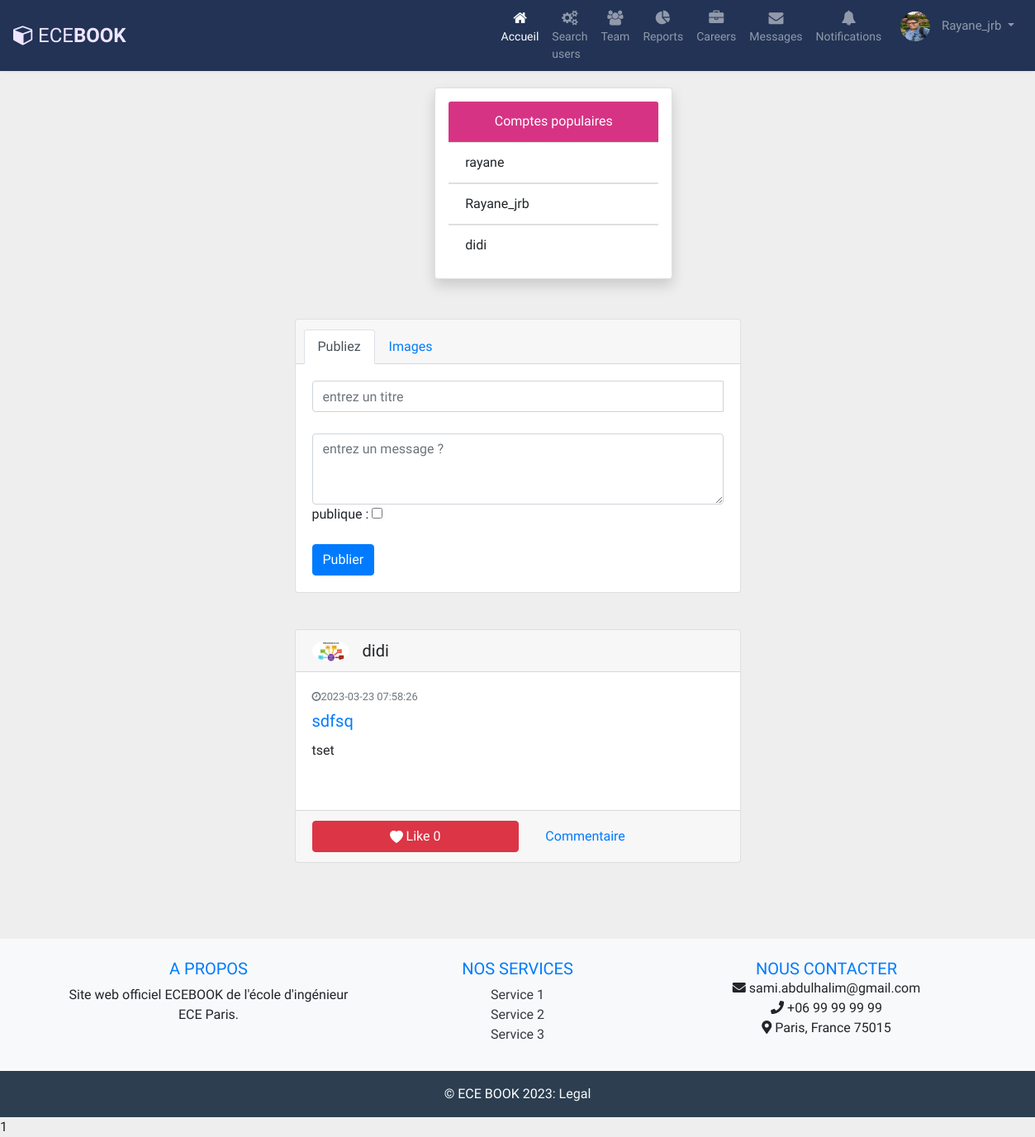
Screenshot of /views/index2.php (signed in) with the database file from the repository.
### tables this page shows
CREATE TABLE IF NOT EXISTS `utilisateur` (
  `id_user` int NOT NULL AUTO_INCREMENT,
  `nom` varchar(255) DEFAULT NULL,
  `prenom` varchar(255) DEFAULT NULL,
  `image` varchar(255) NOT NULL,
  `ville` varchar(255) DEFAULT NULL,
  `adressemail` varchar(255) DEFAULT NULL,
  `mdp` varchar(255) DEFAULT NULL,
  `roll` enum('etudiant','professeur','admin') DEFAULT 'etudiant',
  `promo` varchar(255) DEFAULT NULL,
  `datedenaissance` date DEFAULT NULL,
  `description` varchar(255) DEFAULT NULL,
  `pseudo` varchar(255) DEFAULT NULL,
  `code_confirmation` varchar(255) NOT NULL,
  `confirmer` tinyint(1) NOT NULL,
  PRIMARY KEY (`id_user`)
);

CREATE TABLE IF NOT EXISTS `post` (
  `id_post` int NOT NULL AUTO_INCREMENT,
  `message` text,
  `image` varchar(255) DEFAULT NULL,
  `nomcrea` varchar(255) DEFAULT NULL,
  `titre` varchar(255) DEFAULT NULL,
  `id_user` int DEFAULT NULL,
  `nom` varchar(255) DEFAULT NULL,
  `publique` tinyint(1) DEFAULT '0',
  `date` timestamp NOT NULL DEFAULT CURRENT_TIMESTAMP,
  PRIMARY KEY (`id_post`),
  KEY `id_user` (`id_user`)
);

### controller/database.php (called while the page is built, shortened)
<?php
class Database{
    private static $dns;
    private static $user;
    private static $password;
    private static $database;
    public function __construct()
    {
        self::$dns = "mysql:host=localhost;dbname=ecebook;port=3306";
        self::$user = "root";
        self::$password = "";
        try {
            self::$database = new PDO(self::$dns, self::$user, self::$password);
            self::$database->setAttribute(PDO::ATTR_ERRMODE, PDO::ERRMODE_EXCEPTION);
        } catch(PDOException $e) {
            echo "Erreur de connexion à la base de données: " . $e->getMessage();
            die();
        }
    }
    public static function getInstance() {
        return self::$database;
    }
public function GetUserById($user_id) {
    $database = self::getInstance();
    $query = "SELECT * FROM utilisateur WHERE id_user = ?";
    $statement = $database->prepare($query);
    $statement->bindParam(1, $user_id, PDO::PARAM_INT);
    $statement->execute();
    $user = $statement->fetch(PDO::FETCH_ASSOC);
    return $user;
}
    function getAllPosts() {
        $pdo = self::getInstance();
        $sql = "SELECT * FROM post ORDER BY date DESC";
        $statement = $pdo->prepare($sql);
        $statement->execute();
        return $statement->fetchAll(PDO::FETCH_ASSOC);
    }
    public static function getPopularAccounts()
{
    $database = self::getInstance();
    $query = "SELECT u.*, COUNT(a.user2_id) AS followers_count
              FROM utilisateur u
              LEFT JOIN abonnement a ON u.id_user = a.user2_id
              GROUP BY u.id_user
              ORDER BY followers_count DESC
              LIMIT 3";
    $statement = $database->prepare($query);
    $statement->execute();
    return $statement->fetchAll();
}
    public function getCountforPostbyIdpost($id_post){
        $database = self::getInstance();
        $query = "SELECT count(*) FROM likes WHERE id_post=:id_post";
        $statement = $database->prepare($query);
        $statement->bindParam(":id_post", $id_post);
        $statement->execute();
        $count = $statement->fetch(PDO::FETCH_NUM);
        return $count[0];
    }
    function userLikesAnnonce($id_user,$id_post){
        $sql = "SELECT * FROM `likes` WHERE `id_user`= ? AND `id_post` = ?";
        $statementCHECK = self::$database->prepare($sql);
        $statementCHECK->execute(array( $id_user, $id_post ));
        if ( sizeof($statementCHECK->fetchAll()) == 0 ) {
            return true;
        }else{
            return false;
        }
    }
}

### views/index2.php (the view, shortened to what this page needs)
<?php
require("../controller/database.php");
$db = new Database();
$posts = $db->getAllPosts();
$subs = $db->getSubsByUser1Id($_SESSION["id_user"]);
$popular = $db->getPopularAccounts();
if (empty($subs)) {
    $posts = array_filter($posts, function ($post) {
        return $post['publique'] == 1;
    });
}
$posts = array_values($posts);
?>
<!DOCTYPE html>
<html lang="en">
<head>
    <link href="https://stackpath.bootstrapcdn.com/font-awesome/4.7.0/css/font-awesome.min.css" rel="stylesheet"
>
    <link rel="stylesheet" href="https://stackpath.bootstrapcdn.com/bootstrap/4.1.1/css/bootstrap.min.css">
    <link href="//maxcdn.bootstrapcdn.com/bootstrap/4.1.1/css/bootstrap.min.css" rel="stylesheet" id="bootstrap-css">
    <link rel="stylesheet" type="text/css" href="https://cdnjs.cloudflare.com/ajax/libs/font-awesome/5.15.1/css/all.min.css">
</head>
<body>
<?php  require("../model/navbar.php") ?>
<div class="card shadow p-3 mb-5 bg-white rounded" id="card-populaires" style="width: 18rem;">
    <div class="card-header text-center border-5 border-secondary" style="background: #d63384;color: #fff">
    Comptes populaires
    </div>
    <?php   foreach($popular as $popularUser): ?>
    <ul class="list-group list-group-flush">
        <li class="list-group-item"><?=  $popularUser["pseudo"] ?></li>
    </ul>
    <?php endforeach ; ?>
</div>
    <div class="container gedf-wrapper">
        <div class="row">
            <div class="col-md-3">
            </div>
            <div class="col-md-6 gedf-main">
                <form action="../model/addPost.php" method="POST" enctype="multipart/form-data">
                    <div class="card gedf-card " >
                        <div class="card-header">
                            <ul class="nav nav-tabs card-header-tabs" id="myTab" role="tablist">
                                <li class="nav-item">
                                    <a class="nav-link active" id="posts-tab" data-toggle="tab" href="#posts" role="tab" aria-controls="posts" aria-selected="true">Publiez </a>
                                </li>
                                <li class="nav-item">
                                    <a class="nav-link" id="images-tab" data-toggle="tab" role="tab" aria-controls="images" aria-selected="false" href="#images">Images</a>
                                </li>
                            </ul>
                        </div>
                        <div class="card-body ">
                            <div class="tab-content" id="myTabContent">
                                <div class="tab-pane fade show active" id="posts" role="tabpanel" aria-labelledby="posts-tab">
                                <div class="input-group input-group mb-3 w-100 flex-nowrap">
                                        <input class="form-control" type="text" name="titre" placeholder="entrez un titre" required><br><br>
                                    </div>
                                    <div class="form-group">
                                        <textarea class="form-control" name="message" id="message" rows="3" placeholder="entrez un message ?"></textarea>
                                        <label for="publique">publique :</label>
                                        <input type="checkbox" id="publique" name="publique" value="1">
                                    </div>
                                </div>
                            </div>
                            <div class="btn-toolbar justify-content-between">
                                <div class="btn-group">
                                    <button type="submit" name="submit" class="btn btn-primary">Publier</button>
                                </div>
                            </div>
                        </div>
                    </div>
                </form>
                <?php foreach ($posts as $post): ?>
                    <?php
                    $user_id = $post['id_user'];
                    $user = $db->getUserById($user_id);
                    $nombre = $db->getCountforPostbyIdpost($post["id_post"]);
                    ?>
                    <div class="card gedf-card ">
                        <div class="card-header">
                            <div class="d-flex justify-content-between align-items-center">
                                <div class="d-flex justify-content-between align-items-center">
                                    <div class="mr-2">
                                    <?php
                                    if($user["image"] != null) : ?>
                                        <a href="../views/profileUser.php?user_id=<?=  $user_id ?>">
                                        <img class="rounded-circle" width="45" src="../uploads/<?= $user["image"]  ?>" alt=""></a>
                                    <?php elseif ($user["image"] == null) : ?>
                                        <a href="../views/profileUser.php?user_id=<?=  $user_id ?>">
                                        <img class="rounded-circle" width="45" src="../uploads/avatar.png" alt=""></a>
                                    <?php endif ; ?>
                                    </div>
                                    <div class="ml-2">
                                        <div class="h5 m-0"><?=  $user["pseudo"] ?></div>
                                    </div>
                                </div>
                            </div>
                        </div>
                        <div class="card-body">
    <div class="text-muted h7 mb-2"><i class="fa fa-clock-o"></i><?= $post["date"]?></div>
    <a class="card-link" href="#">
        <h5 class="card-title"><?= $post["titre"] ?></h5>
    </a>
    <p class="long-message preview-<?= $post['id_post'] ?>">
    <?php
    $message = nl2br(htmlspecialchars($post["message"]));
    $max_length = 200;
    if (strlen($message) > $max_length) {
        $truncated_message = substr($message, 0, $max_length) . "...";
        echo '<span class="preview">' . $truncated_message . '</span>';
        echo '<span class="full" style="display: none;">' . $message . '</span>';
        echo '<button class="toggle-preview btn btn-link" type="button" data-target="#collapseExample-' . $post['id_post'] . '">Voir plus</button>';
        echo '<button class="toggle-full btn btn-link" type="button" style="display: none;" data-target="#collapseExample-' . $post['id_post'] . '">Voir moins</button>';
    } else {
        echo '<span class="preview">' . $message . '</span>';
    }
    ?>
</p>
</div>
                        <div class="card-footer">
                            <?php
                            if ( $db->userLikesAnnonce($_SESSION['id_user'],$post["id_post"]) == true ) {
                                echo '<a href="../model/addLike.php?user_id='.$_SESSION['id_user'].'&post_id='.$post["id_post"].'" style="width: 250px" class="btn btn-danger mx-auto" style="width: 250px">
                                <svg xmlns="http://www.w3.org/2000/svg" width="16" height="16" fill="currentColor" class="bi bi-heart-fill" viewBox="0 0 16 16">
                                    <path fill-rule="evenodd" d="M8 1.314C12.438-3.248 23.534 4.735 8 15-7.534 4.736 3.562-3.248 8 1.314z"/>
                                </svg> Like '.$nombre.'
                                </a> &nbsp;&nbsp;&nbsp;';
                            }
                            ?>
<button class="toggle-comments btn btn-link" type="button" data-post-id="<?= $post['id_post'] ?>">Commentaire</button>
                    </div>
              </div>
                <?php endforeach ; ?>
            </div>
        </div>
    </div>
<?=include("footer.php")?>
</body>
</html>

### model/navbar.php (shortened to what this page needs)
<?php
require_once("../controller/database.php");
if(isset($_SESSION["id_user"])){
	$db = new Database();
	$user = $db->GetUserById($_SESSION["id_user"]);
}
?>
<!DOCTYPE html>
<html lang="en">
<head>
<link rel="stylesheet" href="https://stackpath.bootstrapcdn.com/bootstrap/4.5.0/css/bootstrap.min.css">
<link rel="stylesheet" href="https://maxcdn.bootstrapcdn.com/font-awesome/4.7.0/css/font-awesome.min.css">
<link rel="stylesheet" href="../style/navbar.css">
</head>
<body>
<nav class="navbar navbar-expand-xl navbar-dark bg-dark">
	<a href="#" class="navbar-brand"><i class="fa fa-cube"></i>ECE<b>BOOK</b></a>
	<div id="navbarCollapse" class="collapse navbar-collapse justify-content-start">
		<?php if(isset($_SESSION["id_user"])) : ?>
		<div class="navbar-nav ml-auto">
			<a href="../views/index2.php" class="nav-item nav-link active"><i class="fa fa-home"></i><span>Accueil</span></a>
			<a href="../views/navSearchUsers.php" class="nav-item nav-link"><i class="fa fa-gears"></i><span>Search users</span></a>
			<a href="#" class="nav-item nav-link"><i class="fa fa-users"></i><span>Team</span></a>
			<a href="#" class="nav-item nav-link"><i class="fa fa-pie-chart"></i><span>Reports</span></a>
			<a href="#" class="nav-item nav-link"><i class="fa fa-briefcase"></i><span>Careers</span></a>
			<a href="../views/messagerie.php" class="nav-item nav-link"><i class="fa fa-envelope"></i><span>Messages</span></a>
			<a href="#" class="nav-item nav-link"><i class="fa fa-bell"></i><span>Notifications</span></a>
			<div class="nav-item dropdown">
				<a href="#" data-toggle="dropdown" class="nav-item nav-link dropdown-toggle user-action">
				<?php
					if($user["image"] != null) : ?>
						<img src="../uploads/<?=  $user["image"] ?>" class="avatar" alt="Avatar"> <?=  $user["pseudo"] ?>
                    <?php elseif ($user["image"] == null) : ?>
						<img src="../uploads/avatar.png" class="avatar" alt="Avatar"> <?=$user["pseudo"] ?>
                    <?php endif ; ?>
				</a>
			</div>
		</div>
        <?php endif ; ?>
	</div>
</nav>
</body>
</html>

### style/navbar.css (style rules this page uses)
body { background: #eeeeee; font-family: 'Varela Round', sans-serif; }
.navbar { color: #fff; background: #223355 !important; padding: 5px 16px; border-radius: 0; border: none; box-shadow: 0 0 4px rgba(0, 0, 0, .1); }
.navbar img { border-radius: 50%; width: 36px; height: 36px; margin-right: 10px; }
.navbar .navbar-brand { color: #efe5ff; padding-left: 0; padding-right: 50px; font-size: 24px; }
.navbar .navbar-brand i { font-size: 25px; margin-right: 5px; }
.navbar .nav-item i { font-size: 18px; }
.navbar .nav-item span { position: relative; top: 3px; }
.navbar .navbar-nav>a { color: #efe5ff; padding: 8px 15px; font-size: 14px; }
.navbar .navbar-nav>a>i { display: block; text-align: center; }
.navbar .navbar-nav .user-action { padding: 9px 15px; font-size: 15px; }

### views/index2.php (style rules this page uses)
body { background-color: #eeeeee; }
.h7 { font-size: 0.8rem; }
.gedf-wrapper { margin-top: 0.97rem; }
@media (min-width: 992px) { .gedf-main { padding-left: 4rem; padding-right: 4rem; } }
@media (min-width: 992px) { .gedf-card { margin-bottom: 2.77rem; } }
.dropdown-toggle::after { content: none; display: none; }
#card-populaires { margin-left: 42%; margin-top: 20px; }

### rows the page displays
utilisateur: image (picture), pseudo "Rayane_jrb"
utilisateur: pseudo "rayane"
utilisateur: pseudo "didi"
post: id_user.image (picture), id_user.pseudo "didi", date "2023-03-23 07:58:26", titre "sdfsq", message "tset", nombre "0"

### other values shown
include("footer.php") "1"
